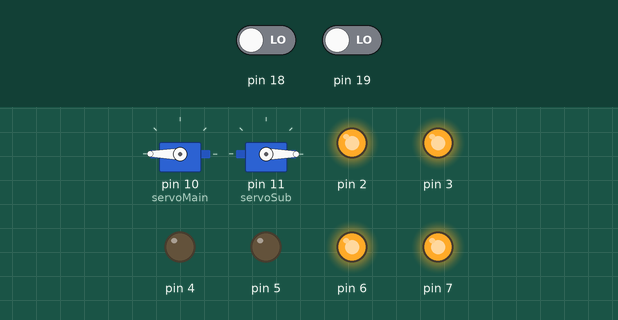
This sketch was run on a simulated Arduino Mega 2560, built with avr-gcc and run on an emulated ATmega2560. Parts: 2 × servo, output pins drawn as LEDs (lit = HIGH). The inputs (shaded band) are chosen by the test bench; at power-on: pin 18 LOW, pin 19 LOW. What the sketch prints to the serial monitor is not drawn.

Above: at 0.1 s.
Timing chart, 0 to 1.6 s (numbered marks = the images above):
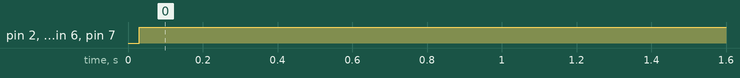

The sketch:

Turnbot.ino
```cpp
#include <Servo.h>

Servo servoMain;
Servo servoSub;

int sensorReadings[6];
short error = 0;

int count = 0;
short errorValues[] = {3,2,1,-1,-2,-3};

int maxS = 255, minS = 140, baseSpeed = 250;//190

int p = 25;
int d = 45;

int leftSpeed, rightSpeed;
int l_error = 0, diff;

int lEncoderCount;
int rEncoderCount;


void setup() {
  initPins();
  initEncoders();
  initArmPins();
  Serial.begin(9600);
}

// the loop routine runs over and over again forever:
void loop() {

  turn135digRight();
  while(1);
}

void turn90digRight(){

    motorBrake();
    lEncoderCount=0;
    rMotorReverse(255);
    lMotorForward(255);
    while(lEncoderCount<36){
      Serial.println(lEncoderCount);
    }
    motorStop();
}

void turn90digLeft(){

    motorBrake();
    lEncoderCount=0;
    rMotorForward(255);
    lMotorReverse(255);
    while(lEncoderCount<36){
      Serial.println(lEncoderCount);
    }
    motorStop();
}

void turn45digLeft(){

    motorBrake();
    lEncoderCount=0;
    rMotorForward(255);
    lMotorReverse(255);
    while(lEncoderCount<22){
      Serial.println(lEncoderCount);
    }
    motorStop();
}

void turn45digRight(){

    motorBrake();
    lEncoderCount=0;
    rMotorReverse(255);
    lMotorForward(255);
    while(lEncoderCount<22){
      Serial.println(lEncoderCount);
    }
    motorStop();
}

void turn180digLeft(){

    motorBrake();
    lEncoderCount=0;
    rMotorForward(255);
    lMotorReverse(255);
    while(lEncoderCount<85){
      Serial.println(lEncoderCount);
    }
    motorStop();
}

void turn135digLeft(){

    motorBrake();
    lEncoderCount=0;
    rMotorForward(255);
    lMotorReverse(255);
    while(lEncoderCount<67){
      Serial.println(lEncoderCount);
    }
    motorStop();
}

void turn135digRight(){

    motorBrake();
    lEncoderCount=0;
    rMotorReverse(255);
    lMotorForward(255);
    while(lEncoderCount<67){
      Serial.println(lEncoderCount);
    }
    motorStop();
}

void initArmPins(){
  servoMain.attach(10);
  servoSub.attach(11);

  armUp();
  armCatch();
}

void armUp(){
  servoMain.write(180);
  delay(15);
}

void armDown(){
  servoMain.write(60);
  delay(15);
}

void armCatch(){
  servoSub.write(0);
  delay(15);
}

void armRelese(){
  servoSub.write(118);
  delay(15);
}

void catchBall(){
  armRelese();
  delay(100);
  armDown();
  delay(700);
  armCatch();
  delay(100);
  armUp();
  delay(100);
}

void releseBall(){

  armDown();
  delay(100);
  armRelese();
  delay(700);
  armUp();
  delay(100);
  armCatch();
  delay(100);

}

void initEncoders(){

  attachInterrupt(5, lEncoderIncrement, CHANGE);
  attachInterrupt(4, rEncoderIncrement, CHANGE);
}

void lEncoderIncrement(){
  lEncoderCount++;
}

void rEncoderIncrement(){
  rEncoderCount++;
}

int getLEncoderCount(){
  return lEncoderCount;
}

int getREncoderCount(){
  return  rEncoderCount;
}

void readLine(){
 updateSensorArray();
 error = 0;
 count = 0;
 for(int i = 0; i < 6;  i++){
   error += sensorReadings[i] * errorValues[i] ;
   count += sensorReadings[i];
 }

}

void doPID(){
  l_error = error;
  readLine();
  diff = l_error - error;
 if(count == 0){

   while(count == 0){
     readLine();
     if(l_error < 0)
       moveForward(140,0);
     else
       moveForward(0,140);

   }
   moveForward(130,130);

 }else{

  leftSpeed = baseSpeed - error * p + d * diff;
  rightSpeed = baseSpeed + error * p - d * diff;

  leftSpeed = leftSpeed > maxS ? maxS: leftSpeed ;
  leftSpeed = leftSpeed < minS ? minS : leftSpeed ;

  rightSpeed = rightSpeed > maxS ? maxS: rightSpeed ;
  rightSpeed = rightSpeed < minS ? minS : rightSpeed ;

  moveForward(leftSpeed, rightSpeed);
 }
}


void updateSensorArray(){
  for(int i=0;i<12;i+=2){
    sensorReadings[i/2]=digitalRead(40-i);
  }
}

void moveForward(int lpwm, int rpwm){

  lMotorForward(lpwm);
  rMotorForward(rpwm);

}

void motorBrake(){

  digitalWrite(4,HIGH);
  digitalWrite(3,HIGH);
  analogWrite(2, 255);
  digitalWrite(6,HIGH);
  digitalWrite(5,HIGH);
  analogWrite(7, 255);

}

void motorStop(){

  digitalWrite(4,LOW);
  digitalWrite(3,LOW);
  analogWrite(2, 0);
  digitalWrite(6,LOW);
  digitalWrite(5,LOW);
  analogWrite(7, 0);

}


void rMotorForward(int pwm){
  digitalWrite(4,HIGH);
  digitalWrite(3,LOW);
  analogWrite(2, pwm);
}

void lMotorForward(int pwm){
  digitalWrite(6,HIGH);
  digitalWrite(5,LOW);
  analogWrite(7, pwm);
}

void rMotorReverse(int pwm){
  digitalWrite(3,HIGH);
  digitalWrite(4,LOW);
  analogWrite(2, pwm);
}

void lMotorReverse(int pwm){
  digitalWrite(5,HIGH);
  digitalWrite(6,LOW);
  analogWrite(7, pwm);
}

void initPins(){

// set Motor PINS
  for(int i=0;i<6;i++){
    pinMode(2+i,OUTPUT);
  }

//set SensorPanel Pins
  for(int i=0;i<12;i+=2){
    pinMode(30+i,INPUT);
  }

}
```

Measured:
- by itself, pin 2, pin 3, pin 6, pin 7: LOW → HIGH at 0.03 s
